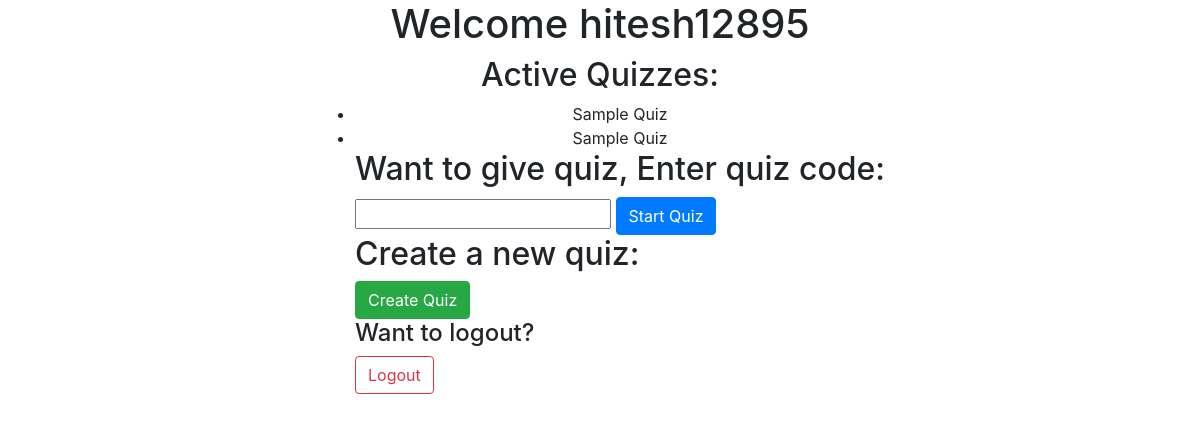
Page /auth/dashboard (signed in) on the earlier database version.
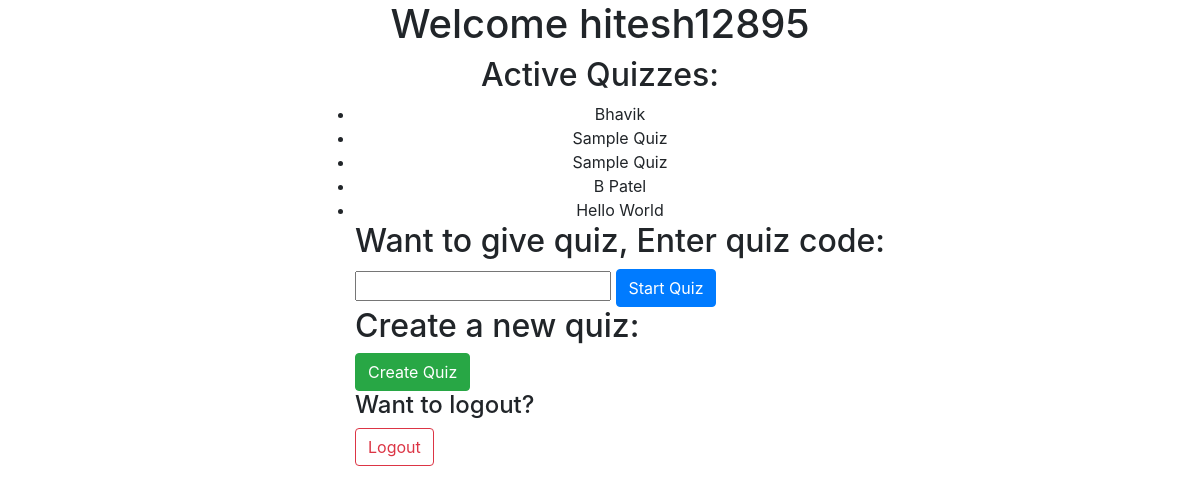
Same page on the later database version.
### tables this page shows
CREATE TABLE user(
  id INTEGER PRIMARY KEY AUTOINCREMENT,
  username TEXT UNIQUE NOT NULL,
  password TEXT NOT NULL
);

CREATE TABLE Quizzes (
    quiz_id INTEGER PRIMARY KEY,
    quiz_name TEXT NOT NULL,
    admin_id INTEGER,
    FOREIGN KEY (admin_id) REFERENCES Admin (admin_id) ON DELETE CASCADE
);

### quiz_app/auth.py (the view)
@bp.route('/dashboard', methods=('GET', 'POST'))
@login_required
def dashboard():
    Quizzes = get_db().execute(
        'SELECT * FROM Quizzes'
    ).fetchall()
    if(request.method == 'POST'):
        session['current_question'] = 1
        session['quiz_id'] = request.form['quiz_code']
        print(session)
        return redirect(url_for('auth.student_interface'))
    return render_template('dashboard.html', Quizzes=Quizzes)

### quiz_app/auth.py (called while the page is built)
@bp.before_app_request
def load_logged_in_user():
    user_id = session.get('user_id')
    if user_id is None:
        g.user = None
    else:
        g.user = get_db().execute(
            'SELECT * FROM user WHERE id = ?', (user_id,)
        ).fetchone()

def login_required(view):
    @functools.wraps(view)
    def wrapped_view(**kwargs):
        if g.user is None:
            return redirect(url_for('auth.login'))
        return view(**kwargs)
    return wrapped_view

### quiz_app/db.py (called while the page is built)
def get_db():
    if 'db' not in g:
        g.db = sqlite3.connect(
            current_app.config['DATABASE'],
            detect_types=sqlite3.PARSE_DECLTYPES
        )
        g.db.row_factory = sqlite3.Row
    return g.db

### templates/dashboard.html (shortened to what this page needs)
<!DOCTYPE html>
<html lang="en">
<head>
    <link rel="stylesheet" href="https://stackpath.bootstrapcdn.com/bootstrap/4.5.2/css/bootstrap.min.css">
</head>
<body style="display: flex; flex-direction: column; align-items: center;">
    <h1>Welcome {{g.user['username']}}</h1>
    <h2>Active Quizzes:</h2>
    <ul>
        {% for quiz in Quizzes %}
            <li style="text-align: center;">{{quiz['quiz_name']}}</li>
        {% endfor %}
    <h2>Want to give quiz, Enter quiz code:</h2>
    <form method="post">
        <input type="text" name="quiz_code" id="quiz_code" required>
        <input type="submit" value="Start Quiz" class="btn btn-primary">
    </form>
    <h2>Create a new quiz:</h2>
    <a href="{{url_for('quiz.create')}}" type="button" class="btn btn-success">Create Quiz</a>
    <h4>Want to logout?</h4>
    <a href="{{url_for('auth.logout')}}" type="button" class="btn btn-outline-danger" style="bottom: 20px;">Logout</a>
</body>
</html>

Differences in the rows shown:
added Quizzes: quiz_name "Bhavik"
added Quizzes: quiz_name "B Patel"
added Quizzes: quiz_name "Hello World"
